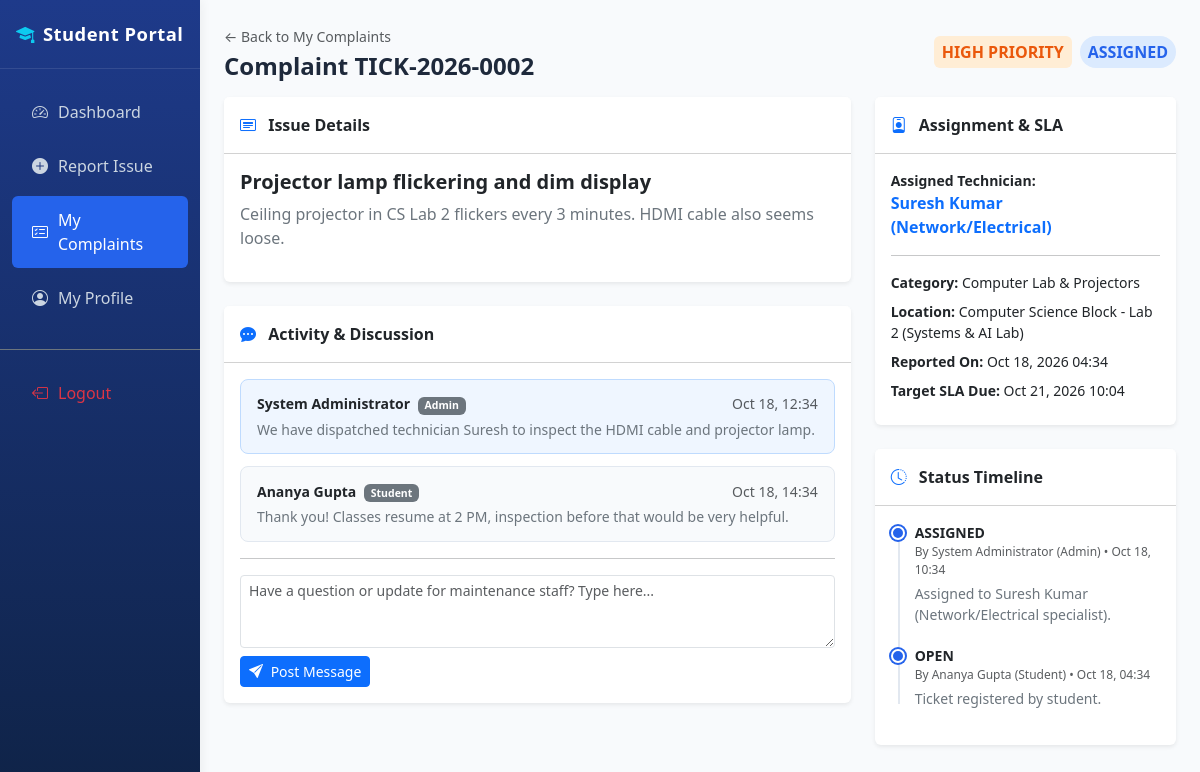
/student-portal/complaint_details.php?id=2 (signed in), run on the app's committed database.
### tables this page shows
CREATE TABLE `tickets` (
  `id` int(10) UNSIGNED NOT NULL,
  `ticket_code` varchar(30) NOT NULL,
  `reporter_id` int(10) UNSIGNED NOT NULL,
  `category_id` int(10) UNSIGNED NOT NULL,
  `location_id` int(10) UNSIGNED NOT NULL,
  `title` varchar(200) NOT NULL,
  `description` text NOT NULL,
  `photo_path` varchar(255) DEFAULT NULL,
  `priority` enum('LOW','MEDIUM','HIGH','CRITICAL') NOT NULL DEFAULT 'MEDIUM',
  `status` enum('OPEN','ASSIGNED','IN_PROGRESS','RESOLVED','CLOSED') NOT NULL DEFAULT 'OPEN',
  `assigned_to` int(10) UNSIGNED DEFAULT NULL,
  `created_at` timestamp NOT NULL DEFAULT current_timestamp(),
  `due_at` datetime DEFAULT NULL,
  `resolved_at` datetime DEFAULT NULL
);

CREATE TABLE `ticket_comments` (
  `id` int(10) UNSIGNED NOT NULL,
  `ticket_id` int(10) UNSIGNED NOT NULL,
  `user_id` int(10) UNSIGNED NOT NULL,
  `message` text NOT NULL,
  `created_at` timestamp NOT NULL DEFAULT current_timestamp()
);

CREATE TABLE `users` (
  `id` int(10) UNSIGNED NOT NULL,
  `name` varchar(100) NOT NULL,
  `email` varchar(120) NOT NULL,
  `password_hash` varchar(255) NOT NULL,
  `role` enum('student','admin','technician') NOT NULL DEFAULT 'student',
  `created_at` timestamp NOT NULL DEFAULT current_timestamp()
);

CREATE TABLE `categories` (
  `id` int(10) UNSIGNED NOT NULL,
  `name` varchar(100) NOT NULL,
  `description` text DEFAULT NULL,
  `default_priority` enum('LOW','MEDIUM','HIGH','CRITICAL') NOT NULL DEFAULT 'MEDIUM',
  `created_at` timestamp NOT NULL DEFAULT current_timestamp()
);

CREATE TABLE `locations` (
  `id` int(10) UNSIGNED NOT NULL,
  `building` varchar(100) NOT NULL,
  `room` varchar(50) NOT NULL,
  `qr_code_token` varchar(64) NOT NULL,
  `created_at` timestamp NOT NULL DEFAULT current_timestamp()
);

CREATE TABLE `ticket_history` (
  `id` int(10) UNSIGNED NOT NULL,
  `ticket_id` int(10) UNSIGNED NOT NULL,
  `changed_by` int(10) UNSIGNED NOT NULL,
  `old_status` varchar(20) DEFAULT NULL,
  `new_status` varchar(20) NOT NULL,
  `comment` text DEFAULT NULL,
  `created_at` timestamp NOT NULL DEFAULT current_timestamp()
);

### student-portal/complaint_details.php (the view, shortened to what this page needs)
<?php
$pdo = Database::getConnection();
$studentId = (int)$_SESSION['student']['id'];
$ticketId = (int)($_GET['id'] ?? 0);
$stmt = $pdo->prepare("
    SELECT
        t.*,
        c.name AS category_name,
        l.building, l.room, l.qr_code_token,
        tech.name AS technician_name, tech.email AS technician_email
    FROM tickets t
    JOIN categories c ON t.category_id = c.id
    JOIN locations l ON t.location_id = l.id
    LEFT JOIN users tech ON t.assigned_to = tech.id
    WHERE t.id = ? AND t.reporter_id = ?
");
$stmt->execute([$ticketId, $studentId]);
$ticket = $stmt->fetch();
$histStmt = $pdo->prepare("
    SELECT th.*, u.name AS user_name, u.role AS user_role
    FROM ticket_history th
    JOIN users u ON th.changed_by = u.id
    WHERE th.ticket_id = ?
    ORDER BY th.created_at DESC
");
$histStmt->execute([$ticketId]);
$history = $histStmt->fetchAll();
$commStmt = $pdo->prepare("
    SELECT tc.*, u.name AS user_name, u.role AS user_role
    FROM ticket_comments tc
    JOIN users u ON tc.user_id = u.id
    WHERE tc.ticket_id = ?
    ORDER BY tc.created_at ASC
");
$commStmt->execute([$ticketId]);
$comments = $commStmt->fetchAll();
?>
<!DOCTYPE html>
<html lang="en">
<head>
    <link href="https://cdn.jsdelivr.net/npm/bootstrap@5.3.0/dist/css/bootstrap.min.css" rel="stylesheet">
    <link rel="stylesheet" href="https://cdn.jsdelivr.net/npm/bootstrap-icons@1.11.0/font/bootstrap-icons.css">
    <link rel="stylesheet" href="css/style.css">
</head>
<body>
<div class="container-fluid">
    <div class="row">
        <nav class="col-md-3 col-lg-2 d-md-block sidebar p-0">
            <div class="brand-title text-center text-md-start px-3">
                <i class="bi bi-mortarboard-fill text-info me-2"></i>Student Portal
            </div>
            <div class="pt-3">
                <ul class="nav flex-column">
                    <li class="nav-item"><a class="nav-link" href="dashboard.php"><i class="bi bi-speedometer2"></i> Dashboard</a></li>
                    <li class="nav-item"><a class="nav-link" href="new_complaint.php"><i class="bi bi-plus-circle-fill"></i> Report Issue</a></li>
                    <li class="nav-item"><a class="nav-link active" href="my_complaints.php"><i class="bi bi-card-checklist"></i> My Complaints</a></li>
                    <li class="nav-item"><a class="nav-link" href="profile.php"><i class="bi bi-person-circle"></i> My Profile</a></li>
                    <li class="nav-item mt-4 border-top border-secondary pt-3"><a class="nav-link text-danger" href="logout.php"><i class="bi bi-box-arrow-left"></i> Logout</a></li>
                </ul>
            </div>
        </nav>
        <main class="col-md-9 ms-sm-auto col-lg-10 px-md-4 py-4">
            <div class="d-flex justify-content-between align-items-center mb-3">
                <div>
                    <a href="my_complaints.php" class="text-decoration-none text-muted small">&larr; Back to My Complaints</a>
                    <h2 class="h4 fw-bold mt-1 mb-0">Complaint <?= htmlspecialchars($ticket['ticket_code']) ?></h2>
                </div>
                <div class="d-flex gap-2">
                    <span class="badge badge-priority-<?= $ticket['priority'] ?> fs-6 p-2"><?= $ticket['priority'] ?> PRIORITY</span>
                    <span class="badge badge-status badge-<?= $ticket['status'] ?> fs-6 p-2"><?= str_replace('_', ' ', $ticket['status']) ?></span>
                </div>
            </div>
            <div class="row g-4">
                <div class="col-lg-8">
                    <div class="card shadow-sm border-0 mb-4">
                        <div class="card-header bg-white py-3 fw-bold">
                            <i class="bi bi-card-heading text-primary me-2"></i> Issue Details
                        </div>
                        <div class="card-body">
                            <h5 class="fw-bold text-navy mb-2"><?= htmlspecialchars($ticket['title']) ?></h5>
                            <p class="text-secondary" style="white-space: pre-wrap;"><?= htmlspecialchars($ticket['description']) ?></p>
                        </div>
                    </div>
                    <div class="card shadow-sm border-0 mb-4">
                        <div class="card-header bg-white py-3 fw-bold">
                            <i class="bi bi-chat-dots-fill text-primary me-2"></i> Activity &amp; Discussion
                        </div>
                        <div class="card-body">
                            <?php if (empty($comments)): ?>
                                <div class="text-center py-3 text-muted small">No comments or notes posted yet.</div>
                            <?php else: ?>
                                <?php foreach ($comments as $c): ?>
                                    <div class="comment-bubble <?= in_array($c['user_role'], ['admin', 'technician']) ? 'comment-staff' : '' ?>">
                                        <div class="d-flex justify-content-between align-items-center mb-1">
                                            <span class="fw-semibold small">
                                                <?= htmlspecialchars($c['user_name']) ?>
                                                <span class="badge bg-secondary ms-1"><?= ucfirst($c['user_role']) ?></span>
                                            </span>
                                            <span class="text-muted small"><?= date('M d, H:i', strtotime($c['created_at'])) ?></span>
                                        </div>
                                        <div class="small text-secondary"><?= nl2br(htmlspecialchars($c['message'])) ?></div>
                                    </div>
                                <?php endforeach; ?>
                            <?php endif; ?>
                            <hr>
                            <form method="POST" action="">
                                <div class="mb-2">
                                    <textarea name="message" class="form-control form-control-sm" rows="3" placeholder="Have a question or update for maintenance staff? Type here..." required></textarea>
                                </div>
                                <button type="submit" class="btn btn-primary btn-sm"><i class="bi bi-send-fill me-1"></i> Post Message</button>
                            </form>
                        </div>
                    </div>
                </div>
                <div class="col-lg-4">
                    <div class="card shadow-sm border-0 mb-4">
                        <div class="card-header bg-white py-3 fw-bold">
                            <i class="bi bi-person-badge text-primary me-2"></i> Assignment &amp; SLA
                        </div>
                        <div class="card-body small">
                            <div class="mb-2">
                                <strong>Assigned Technician:</strong><br>
                                <span class="fs-6 fw-semibold text-primary">
                                    <?= !empty($ticket['technician_name']) ? htmlspecialchars($ticket['technician_name']) : '<span class="text-muted">Awaiting Assignment</span>' ?>
                                </span>
                            </div>
                            <hr>
                            <div class="mb-2"><strong>Category:</strong> <?= htmlspecialchars($ticket['category_name']) ?></div>
                            <div class="mb-2"><strong>Location:</strong> <?= htmlspecialchars($ticket['building']) ?> - <?= htmlspecialchars($ticket['room']) ?></div>
                            <div class="mb-2"><strong>Reported On:</strong> <?= date('M d, Y H:i', strtotime($ticket['created_at'])) ?></div>
                            <div class="mb-2"><strong>Target SLA Due:</strong> <?= !empty($ticket['due_at']) ? date('M d, Y H:i', strtotime($ticket['due_at'])) : 'N/A' ?></div>
                        </div>
                    </div>
                    <div class="card shadow-sm border-0">
                        <div class="card-header bg-white py-3 fw-bold">
                            <i class="bi bi-clock-history text-primary me-2"></i> Status Timeline
                        </div>
                        <div class="card-body">
                            <div class="timeline">
                                <?php foreach ($history as $h): ?>
                                    <div class="timeline-item">
                                        <div class="timeline-dot"></div>
                                        <div class="fw-bold small"><?= $h['new_status'] ?></div>
                                        <div class="text-muted small" style="font-size: 0.75rem;">
                                            By <?= htmlspecialchars($h['user_name']) ?> (<?= ucfirst($h['user_role']) ?>) &bull; <?= date('M d, H:i', strtotime($h['created_at'])) ?>
                                        </div>
                                        <?php if (!empty($h['comment'])): ?>
                                            <div class="text-secondary small mt-1"><?= htmlspecialchars($h['comment']) ?></div>
                                        <?php endif; ?>
                                    </div>
                                <?php endforeach; ?>
                            </div>
                        </div>
                    </div>
                </div>
            </div>
        </main>
    </div>
</div>
</body>
</html>

### student-portal/css/style.css (style rules this page uses)
:root { --primary-navy: #0f2347; --primary-navy-dark: #0a1832; --secondary-blue: #2563eb; --accent-blue: #3b82f6; --bg-light: #f8fafc; --card-bg: #ffffff; --text-primary: #1e293b; --text-muted: #64748b; --border-color: #e2e8f0; --status-open: #d97706; --status-open-bg: #fef3c7; --status-assigned: #2563eb; --status-assigned-bg: #dbeafe; --status-inprogress: #7c3aed; --status-inprogress-bg: #ede9fe; --status-resolved: #059669; --status-resolved-bg: #d1fae5; --status-closed: #475569; --status-closed-bg: #f1f5f9; }
body { font-family: 'Segoe UI', system-ui, -apple-system, sans-serif; background-color: var(--bg-light); color: var(--text-primary); min-height: 100vh; }
.sidebar { background: linear-gradient(180deg, #1e3a8a 0%, #0f2347 100%); min-height: 100vh; box-shadow: 2px 0 10px rgba(0, 0, 0, 0.05); }
.sidebar .brand-title { color: #ffffff; font-weight: 700; font-size: 1.15rem; letter-spacing: 0.5px; padding: 1.25rem 1rem; border-bottom: 1px solid rgba(255, 255, 255, 0.1); }
.sidebar .nav-link { color: #cbd5e1; font-weight: 500; padding: 0.75rem 1.25rem; border-radius: 6px; margin: 3px 12px; transition: all 0.2s ease-in-out; display: flex; align-items: center; gap: 10px; }
.sidebar .nav-link:hover, .sidebar .nav-link.active { color: #ffffff; background-color: rgba(255, 255, 255, 0.12); }
.sidebar .nav-link.active { background-color: var(--secondary-blue); }
.badge-status { padding: 0.35rem 0.65rem; font-weight: 600; font-size: 0.75rem; border-radius: 20px; display: inline-block; text-transform: uppercase; }
.badge-ASSIGNED { background-color: var(--status-assigned-bg); color: var(--status-assigned); }
.badge-priority-HIGH { background-color: #ffedd5; color: #ea580c; font-weight: 600; }
.timeline { position: relative; padding-left: 1.5rem; }
.timeline::before { content: ''; position: absolute; left: 7px; top: 5px; bottom: 5px; width: 2px; background-color: #e2e8f0; }
.timeline-item { position: relative; margin-bottom: 1.25rem; }
.timeline-dot { position: absolute; left: -1.5rem; top: 4px; width: 14px; height: 14px; border-radius: 50%; background-color: var(--secondary-blue); border: 2px solid #ffffff; box-shadow: 0 0 0 2px var(--secondary-blue); }
.comment-bubble { background-color: #f8fafc; border: 1px solid var(--border-color); border-radius: 8px; padding: 0.85rem 1rem; margin-bottom: 0.75rem; }
.comment-staff { background-color: #eff6ff; border-color: #bfdbfe; }

### data on the page
tickets: ticket_code "TICK-2026-0002", priority "HIGH", status "ASSIGNED", title "Projector lamp flickering and dim display", description "Ceiling projector in CS Lab 2 flickers every 3 minutes. HDMI cable also seems loose.", assigned_to.name "Suresh Kumar (Network/Electrical)", category.name "Computer Lab & Projectors", location.building "Computer Science Block", location.room "Lab 2 (Systems & AI Lab)", created_at "Oct 18, 2026 04:34", due_at "Oct 21, 2026 10:04"
ticket_comments: user.name "System Administrator", user.role "Admin", created_at "Oct 18, 12:34", message "We have dispatched technician Suresh to inspect the HDMI cable and projector lamp."
ticket_comments: user.name "Ananya Gupta", user.role "Student", created_at "Oct 18, 14:34", message "Thank you! Classes resume at 2 PM, inspection before that would be very helpful."
ticket_history: new_status "ASSIGNED", changed_by.name "System Administrator", changed_by.role "Admin", created_at "Oct 18, 10:34", comment "Assigned to Suresh Kumar (Network/Electrical specialist)."
ticket_history: new_status "OPEN", changed_by.name "Ananya Gupta", changed_by.role "Student", created_at "Oct 18, 04:34", comment "Ticket registered by student."
